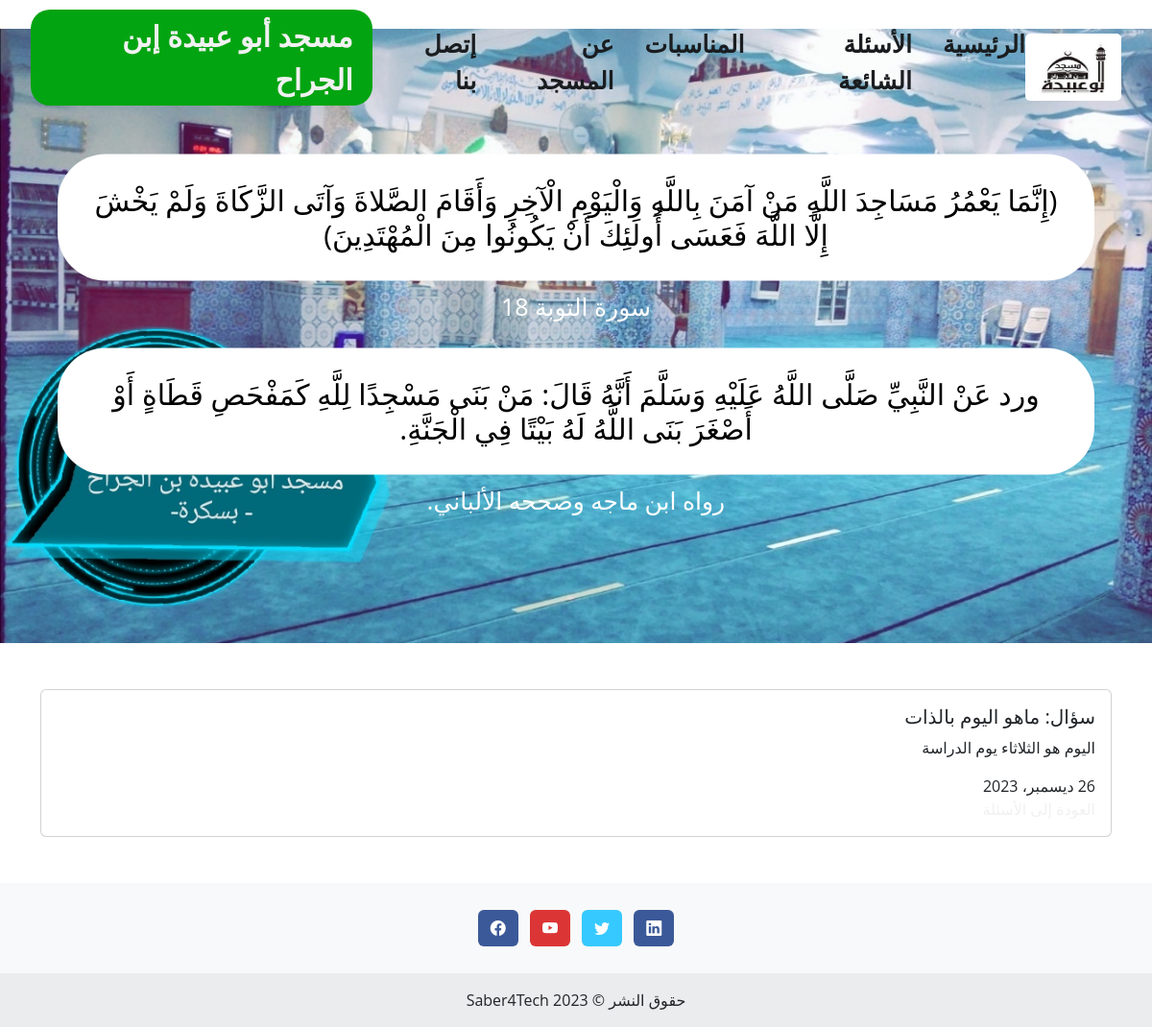
The page /question_detail/4/ on the database its author committed.
### appAbuObaida/models.py (models this page shows, shortened)
class QuestionModel(models.Model):
    question_title = models.CharField(max_length=500)
    question_answer = models.TextField()
    pub_date = models.DateField(auto_now_add=True)
    class Meta:
        verbose_name = "الأسئلة"
        verbose_name_plural = "الأسئلة"

### appAbuObaida/views.py (the view)
# urls.py: path('question_detail/<int:pk>/', views.question_detail, name='question_detail'),
def question_detail(request, pk):
    activate('ar')
    question_detailed = get_object_or_404(QuestionModel, pk=pk)
    context = {
        'question_detailed': question_detailed
    }
    return render(request, 'appAbuObaida/question_detail.html', context)

### appAbuObaida/views.py (called while the page is built)
def footer_date(request):
    footer_date_detailed = datetime.datetime.now().year
    context = {
        'footer_date_detailed': footer_date_detailed
    }
    return context

### templates/appAbuObaida/question_detail.html (shortened to what this page needs)
{% extends 'appAbuObaida/base.html' %}
{% load static %}
{% block content %}
    {% include 'appAbuObaida/slidesimages.html' %}
    <div class="container my-5" dir="rtl">
        <div class="card card-questions">
            <div class="card-body">
                <h5 class="card-title">سؤال: {{ question_detailed.question_title }}</h5>
                <p class="card-text">
                    {{ question_detailed.question_answer }}
                </p>
                <span>{{ question_detailed.pub_date }}</span><br>
                <a class="card-link mt-4" href="{% url 'questions_blog' %}">
                </a>
            </div>
        </div>
    </div>
{% endblock %}

### static/css/styles.css (style rules this page uses)
* { margin: 0; padding: 0; box-sizing: border-box; font-family: 'Open Sans', 'sans-serif'; }
body { height: 100vh; background-color: #fff; font-family: Arial, sans-serif; margin: 0; padding: 0; box-sizing: border-box; }
.card-link { text-decoration: none; }
.card-questions { margin-bottom: 10px }
a { text-decoration: none; color: #f1f1f1; }

### rows shown on the page
QuestionModel: question_title "ماهو اليوم بالذات", question_answer "اليوم هو الثلاثاء يوم الدراسة", pub_date "26 ديسمبر، 2023"
